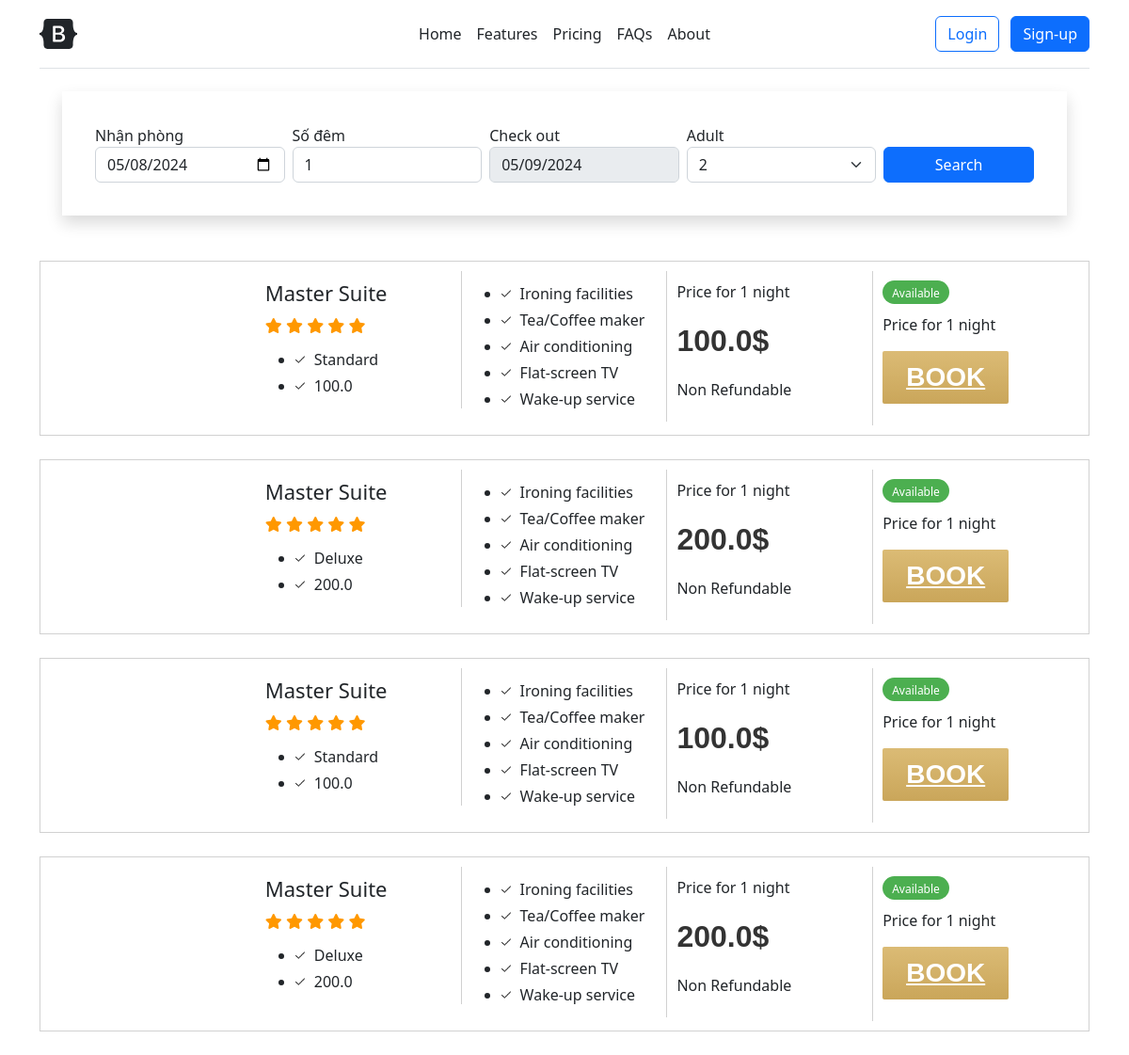
Before: / with the older database file.
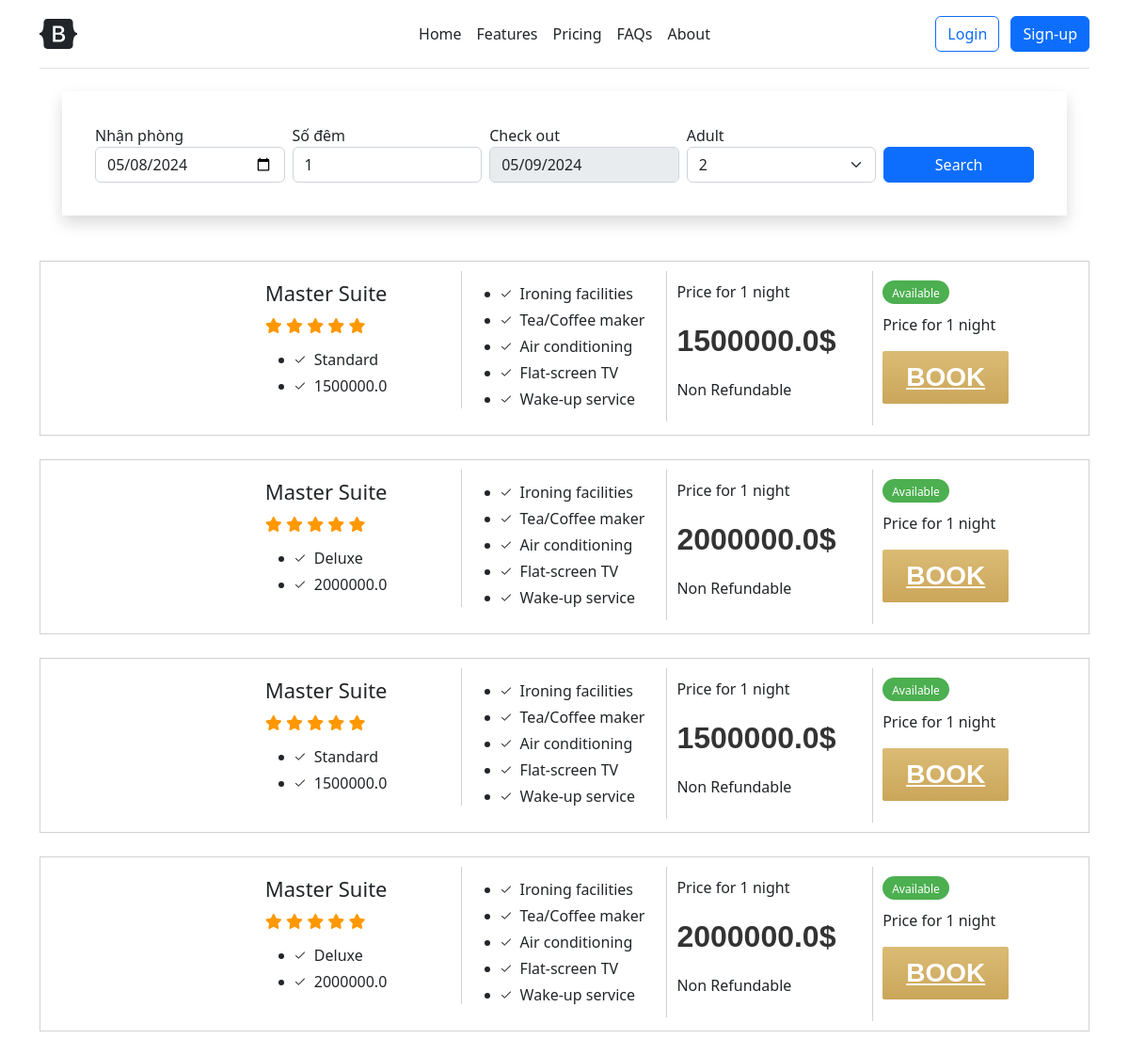
After: the same page with the newer database file.
### models.py (models this page shows, shortened)
class Room(db.Model):
    id = db.Column(db.Integer, primary_key=True)
    room_no = db.Column(db.String(50))
    image = db.Column(db.String(255))
    description = db.Column(db.Text)
    room_type_id = db.Column(db.Integer, db.ForeignKey('room_type.id'))
    room_type = db.relationship('RoomType', backref=db.backref('room', lazy=True))
    status = db.Column(db.Enum(RoomStatus))

class RoomType(db.Model):
    id = db.Column(db.Integer, primary_key=True)
    name = db.Column(db.String(50))
    price_per_night = db.Column(db.Float)
    capacity = db.Column(db.Integer)
    bed_quantity = db.Column(db.Integer)
    def __str__(self) -> str:
        return self.name

### views.py (the view)
@app.route('/')
def index():
    today = datetime.now().strftime('%Y-%m-%d')
    tomorrow = (datetime.now() + timedelta(days=1)).strftime('%Y-%m-%d')
    rooms = models.Room.query.filter_by(status=models.RoomStatus.AVAILABLE).all()
    return render_template('index.html'
                           , current_time=today
                           , tomorrow=tomorrow
                           , rooms=rooms)

### templates/index.html (shortened to what this page needs)
<!doctype html>
<html lang="en">
<head>
    <link rel="stylesheet" href="{{ url_for('static', filename='assets/css/fontawesome.css') }}" />
    <link rel="stylesheet" href="{{ url_for('static', filename='assets/css/brands.css') }}" />
    <link rel="stylesheet" href="{{ url_for('static', filename='assets/css/solid.css') }}" />
    <link rel="stylesheet" href="{{ url_for('static', filename='assets/dist/css/bootstrap.min.css') }}" />
    <link href="{{ url_for('static', filename='headers.css') }}" rel="stylesheet" />
</head>
<body>
    <main>
        <div class="container">
            <header
                class="d-flex flex-wrap align-items-center justify-content-center justify-content-md-between py-3 mb-4 border-bottom">
                <a href="/" class="d-flex align-items-center col-md-3 mb-2 mb-md-0 text-dark text-decoration-none">
                    <svg class="bi me-2" width="40" height="32" role="img" aria-label="Bootstrap">
                        <use xlink:href="#bootstrap" />
                    </svg>
                </a>
                <ul class="nav col-12 col-md-auto mb-2 justify-content-center mb-md-0">
                    <li><a href="#" class="nav-link px-2 link-dark">Home</a></li>
                    <li><a href="#" class="nav-link px-2 link-dark">Features</a></li>
                    <li><a href="#" class="nav-link px-2 link-dark">Pricing</a></li>
                    <li><a href="#" class="nav-link px-2 link-dark">FAQs</a></li>
                    <li><a href="#" class="nav-link px-2 link-dark">About</a></li>
                </ul>
                <div class="col-md-3 text-end">
                    {% if current_user.is_authenticated %}
                    <a class="btn my-btn btn-outline-primary" href="{{ url_for('logout') }}">Log-out</a>
                    {% else %}
                    <a type="button" class="btn btn-outline-primary me-2" href="{{ url_for('login') }}">Login</a>
                    <a type="button" class="btn btn-primary" href="#">Sign-up</a>
                    {% endif %}
                </div>
            </header>
            <div class="container-fluid booking pb-5 wow fadeIn" data-wow-delay="0.1s">
                <div class="container">
                    <div class="bg-white shadow" style="padding: 35px;">
                        <div class="row g-2">
                            <div class="col-md-10">
                                <div class="row g-2">
                                    <div class="col-md-3">
                                        <label for="date1">Nhận phòng</label>
                                        <input type="date" onchange="calculateReturnDate()" id="startDate" class="form-control" name="checkin_date"
                                            value="{{ current_time }}" />
                                    </div>
                                    <div class="col-md-3">
                                        <label for="date2">Số đêm</label>
                                        <input type="number" onchange="calculateReturnDate()" id="numOfNights" class="form-control" placeholder="Số đêm"
                                            name="checkout_date" value="1" min="1" />
                                    </div>
                                    <div class="col-md-3">
                                        <label for="date2">Check out</label>
                                        <input type="date" id="returnDate" class="form-control" placeholder="Check out"
                                            name="checkout_date" value="{{ tomorrow }}" disabled />
                                    </div>
                                    <div class="col-md-3">
                                        <label for="room">Adult</label>
                                        <select class="form-select">
                                            <option value="2" selected>2</option>
                                        </select>
                                    </div>
                                </div>
                            </div>
                            <div class="col-md-2">
                                <a type="button" class="btn btn-primary w-100" href="{{ url_for('index') }}">Search</a>
                            </div>
                        </div>
                    </div>
                </div>
            </div>
            {% for room in rooms %}
            <div class="room">
                <div class="r1 r-com"><img src="{{ room.image }}" alt="" />
                </div>
                <div class="r2 r-com">
                    <h4>Master Suite</h4>
                    <div class="r2-ratt">
                        <i class="fa fa-star"></i>
                        <i class="fa fa-star"></i>
                        <i class="fa fa-star"></i>
                        <i class="fa fa-star"></i>
                        <i class="fa fa-star"></i>
                    </div>
                    <ul>
                        <li>{{ room.room_type }}</li>
                        <li>{{ room.room_type.price_per_night }}</li>
                    </ul>
                </div>
                <div class="r3 r-com">
                    <ul>
                        <li>Ironing facilities</li>
                        <li>Tea/Coffee maker</li>
                        <li>Air conditioning</li>
                        <li>Flat-screen TV</li>
                        <li>Wake-up service</li>
                    </ul>
                </div>
                <div class="r4 r-com">
                    <p>Price for 1 night</p>
                    <p>
                        <span class="room-price-1">{{ room.room_type.price_per_night }}$</span>
                    </p>
                    <p>Non Refundable</p>
                </div>
                <div class="r5 r-com">
                    <div class="r2-available">Available</div>
                    <p>Price for 1 night</p>
                    <a href="{{ url_for('checkout_page', room_id=room.id) }}" class="inn-room-book">Book</a>
                </div>
            </div>
            {% endfor %}
        </div>
    </main>
</body>
</html>

### static/assets/css/brands.css (style rules this page uses)
:root, :host { --fa-style-family-brands: 'Font Awesome 6 Brands'; --fa-font-brands: normal 400 1em/1 'Font Awesome 6 Brands'; }

### static/assets/css/solid.css (style rules this page uses)
:root, :host { --fa-style-family-classic: 'Font Awesome 6 Free'; --fa-font-solid: normal 900 1em/1 'Font Awesome 6 Free'; }

### static/headers.css (style rules this page uses)
.room { position: relative; overflow: hidden; border: 1px solid #d1d1d1; padding: 10px; margin-bottom: 25px; -webkit-transition: all 0.5s ease; -moz-transition: all 0.5s ease; -o-transition: all 0.5s ease; transition: all 0.5s ease; }
.r2 { border-right: 1px solid #d1d1d1; }
.r2 h4 { margin-top: 0px; margin-bottom: 10px; font-size: 22px; }
.r3 { border-right: 1px solid #d1d1d1; }
.r4 { border-right: 1px solid #d1d1d1; }
.r-com { width: 20%; float: left; padding: 10px; }
.r-com ul { margin-bottom: 0px; }
.r-com ul li { background: url('../images/h-check.png') no-repeat left center; background-size: 10px; padding-left: 20px; line-height: 28px; }
.r2-ratt { margin-bottom: 10px; }
.r2-ratt i { color: #FF9800; }
.r2-available { background: #4CAF50; display: inline-block; padding: 5px 10px 2px 10px; border-radius: 44px; margin-bottom: 10px; color: #fff; font-size: 12px; }
.room-price-1 { font-size: 32px; font-weight: 600; font-family: 'Quicksand', sans-serif; color: #333; }
.inn-room-book { padding: 7px 25px; color: #fff; text-transform: uppercase; font-weight: 600; font-family: 'Quicksand', sans-serif; border-radius: 2px; width: 100%; font-size: 28px; display: table-caption; background: #d0ae64; background: -webkit-linear-gradient(to right, #d6ae7b, #eacda3); background: linear-gradient(to top, #caa65a, #dbbb75); }

### templates/index.html (style rules this page uses)
.bi { vertical-align: -.125em; fill: currentColor; }

Changed rows visible on the page:
changed through a linked row, Room (number 1 of 4 on the later page): room_type.price_per_night "100.0" → "1500000.0"
changed through a linked row, Room (number 2 of 4 on the later page): room_type.price_per_night "200.0" → "2000000.0"
changed through a linked row, Room (number 3 of 4 on the later page): room_type.price_per_night "100.0" → "1500000.0"
changed through a linked row, Room (number 4 of 4 on the later page): room_type.price_per_night "200.0" → "2000000.0"
